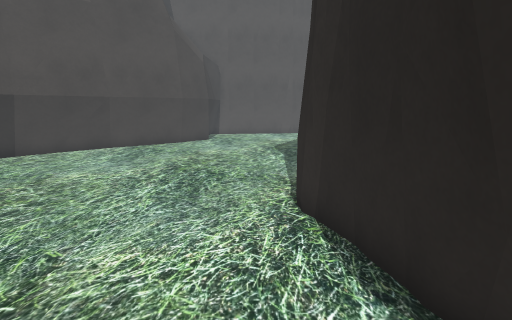
view 1 (above)

16 first-person views from a walk through a Unity game level. The camera is 1.2 m above the floor, tilts 10° down and sees 80° across. The floor is counted in squares, 0.5 m on a side. Each view is taken from the middle of a square. On the plan, view 1 faces up. The plan holds only what a view shows up to about 19 squares ahead; the rest is blank. The place goes on beyond the plan. The player character is not drawn. Some animated figures are left out. Some surface patterns are stand-ins.

view 2
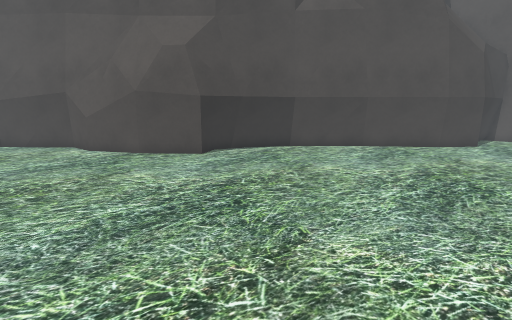

view 3
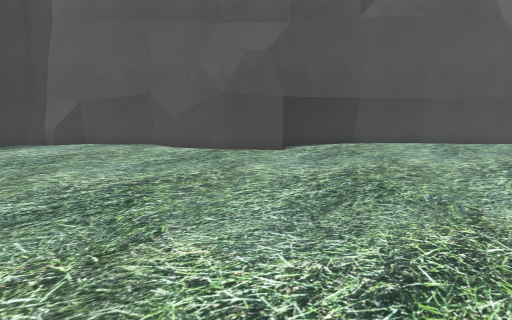

view 4
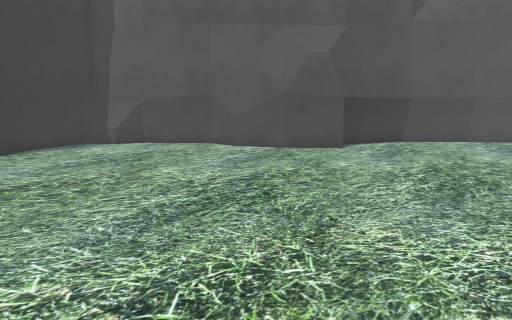

view 5
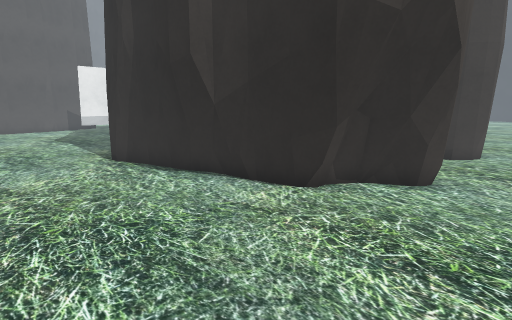

view 6
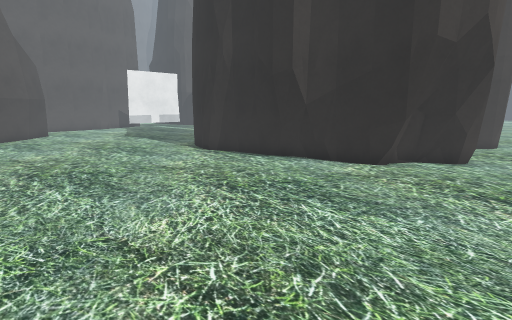

view 7
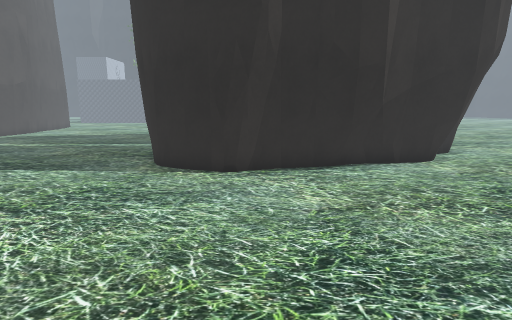

view 8
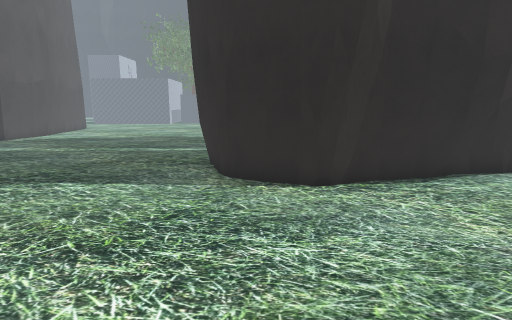

view 9
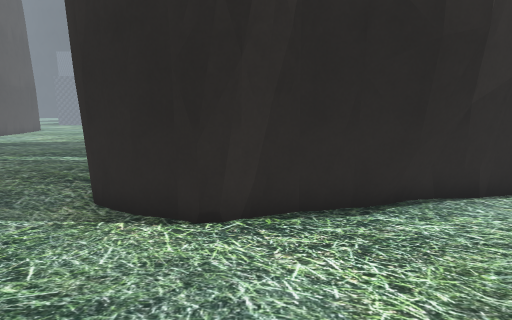

view 10
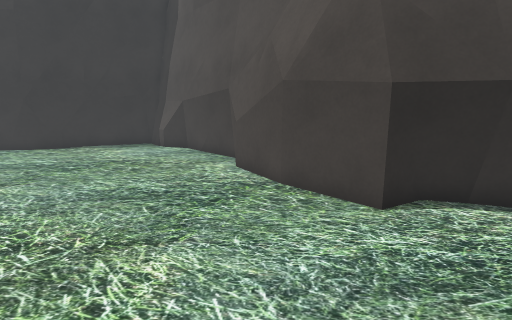

view 11
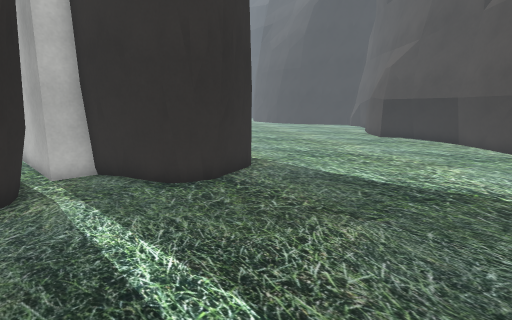

view 12
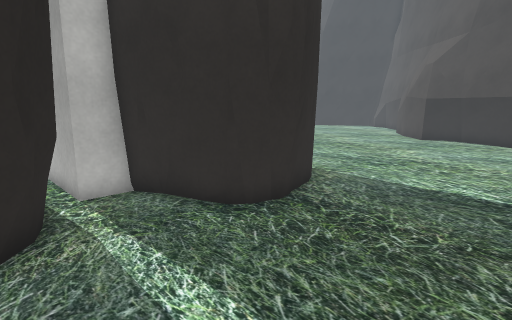

view 13
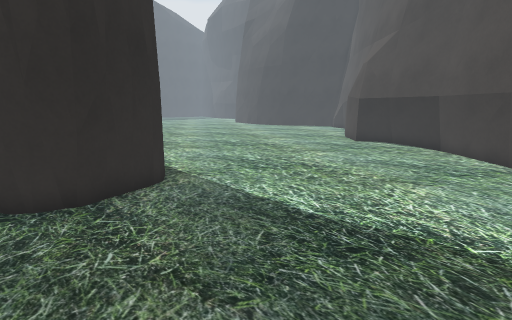

view 14
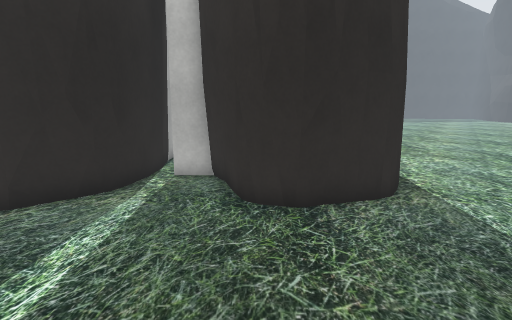

view 15
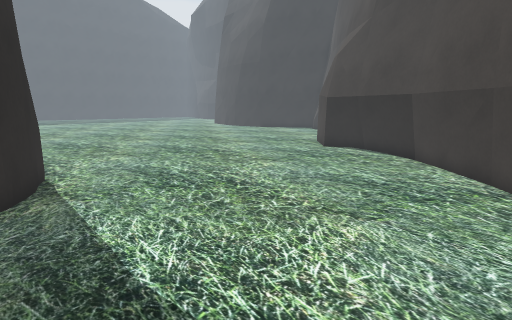

view 16
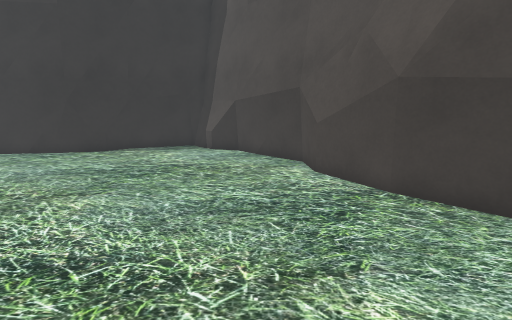

### Floor plan
Key: @ floor where view 1 was taken; # wall or solid block; . floor; = window, fence, low wall or low ledge.
Columns run from 25 left of view 1 to 11 right of it. Each row starts with its distance up from view 1.
 19                   ##.................
 18                 ###..................
 17                ###...................
 16               ###....................
 15               ##.....................
 14              ##......................
 13             ## ......................
 12             ##.......................
 11             ##..............####...##
 10            ## .............##  ##..##
  9            ##.............##    #. #
  8           ##..............##    ####
  7          ##...............##    #
  6       ####................##
  5     ####..................##       #
  4    ###.....................#       #
  3   ##...................... #
  2  ##....................... ##
  1 ##.........................##
  0 #=.......................@.##
 -1 #...........................#
 -2 #...........................###
 -3 #...........................###
 -4 ##...........................###  ...
 -5  #=...........................###....
 -6  ##..................................
 -7   #....      .....  ..............

Positions as (right, up) in squares from view 1, and headings:
1: (0, 0), facing up
2: (0, 0), facing up-left
3: (-2, -4), facing up-left
4: (-4, -7), facing up-left
5: (-4, -7), facing up-right
6: (-9, -7), facing up-right
7: (-10, 6), facing right
8: (-8, 9), facing right
9: (-5, 6), facing right
10: (-6, 6), facing left
11: (11, 19), facing down-left
12: (11, 16), facing down-left
13: (7, 19), facing down-left
14: (6, 18), facing down
15: (3, 19), facing down-left
16: (-7, 3), facing left
